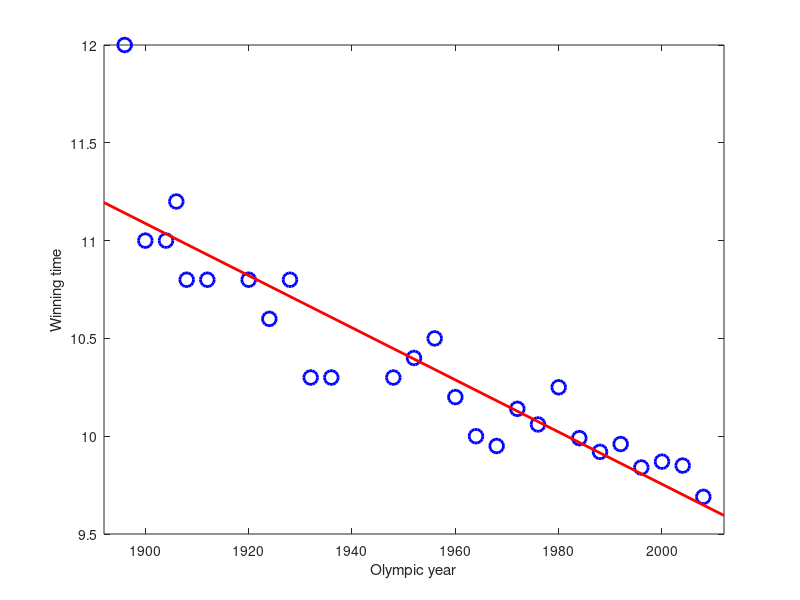

MATLAB code for this plot:
%% fitolympic.m

% From A First Course in Machine Learning, Chapter 1.

% Simon Rogers, 31/10/11 [simon.rogers@glasgow.ac.uk]

% Revised by Sayyed Mohsen Vazirizade, Oct/10/2017 [smvazirizade@email.arizona.edu]

clc;clear all;close all;

%% Load the Olympic data

%load ../data/olympics.mat
male100=load('olympic100m.txt')



%% Extract the male 100m data

x = male100(:,1); % Olympic years

t = male100(:,2); % Winning times



% Change the preceeding lines for different data.  e.g.

% x = male400(:,1); % Olympic years

% t = male400(:,2); % Winning times

% for the mens 400m event.



N = length(x); % 27

%% Compute the various averages required

% $\frac{1}{N}\sum_n x_n$

m_x = sum(x)/N;

%%

% $$\frac{1}{N}\sum_n t_n$$

%

m_t = sum(t)/N;

%%

% $\frac{1}{N}\sum_n t_n x_n$

m_xt = sum(t.*x)/N;

%%

% $\frac{1}{N}\sum_n x_n^2$

m_xx = sum(x.*x)/N;





%% Compute w1 (gradient) (Equation 1.10)

w_1 = (m_xt - m_x*m_t)/(m_xx - m_x^2);

%% Compute w0 (intercept) (Equation 1.8)

w_0 = m_t - w_1*m_x;



%% Plot the data and linear fit

figure(1);hold off

plot(x,t,'bo','markersize',10,'linewidth',2)

xplot = [min(x)-4 max(x)+4];

xlim(xplot);

hold on

plot(xplot,w_0+w_1*xplot,'r','linewidth',2)

xlabel('Olympic year');

ylabel('Winning time');